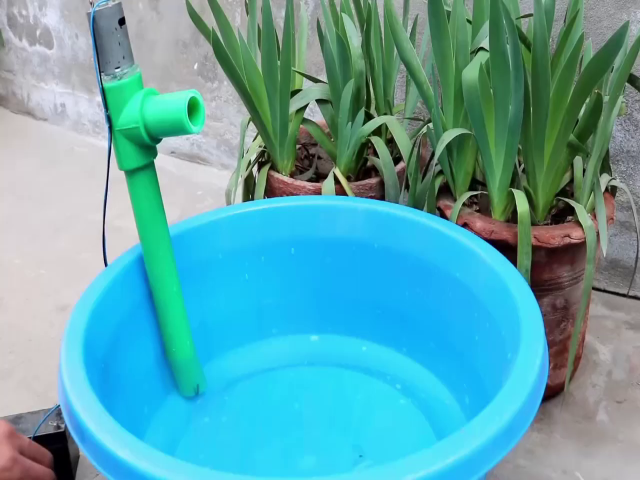
#> input picture bgimage.png, 640 x 480 px
$ python -i WaterClassifier.py   (imports and definitions only)
#> lines starting #> are read from the running program, lines starting #| are printed output that depends on the picture
import pickle
import numpy as np
import cv2


labels={0:'Fresh water',1:'Waste Water'}
sumval=[0,0]
# [2 lines not run here, left out]
# [1 line that did not run here, left out]
# [1 line that did not run here, left out]
def WaterType(frame,x=0,y=0,w=640,h=480):
    #x,y,w,h=cv2.selectROI(frame,False)
    frame=frame[y:y+h,x:x+w]
    imagec=cv2.cvtColor(frame,cv2.COLOR_BGR2RGB)
    imagehist = cv2.calcHist([imagec], [0, 1, 2], None, [8, 8, 8],[0, 256, 0, 256, 0, 256])
    imagehist = cv2.normalize(imagehist, imagehist).flatten()
    for i in FW:
        sumval[0]=sumval[0]+cv2.compareHist(imagehist, i, 0)
    for i in WW:
        sumval[1]=sumval[1]+cv2.compareHist(imagehist, i, 0)
    label_identified=sumval.index(max(sumval))
    return(labels[label_identified])
def FlowRateClassifier(frame,nm,x=0,y=0,w=640,h=480):
    subtraction=cv2.cvtColor(cv2.absdiff(frame[y:y+h,x:x+w],nm[y:y+h,x:x+w]),cv2.COLOR_BGR2GRAY)
    _,thresh11 = cv2.threshold(subtraction,20,255,cv2.THRESH_BINARY)
    #print(f"Pixel variation frame by frame: {cv2.countNonZero(thresh11)}sq pixels/s.")
    return(cv2.countNonZero(thresh11))

>>> import cv2
>>> picture = cv2.imread('bgimage.png', cv2.IMREAD_GRAYSCALE)
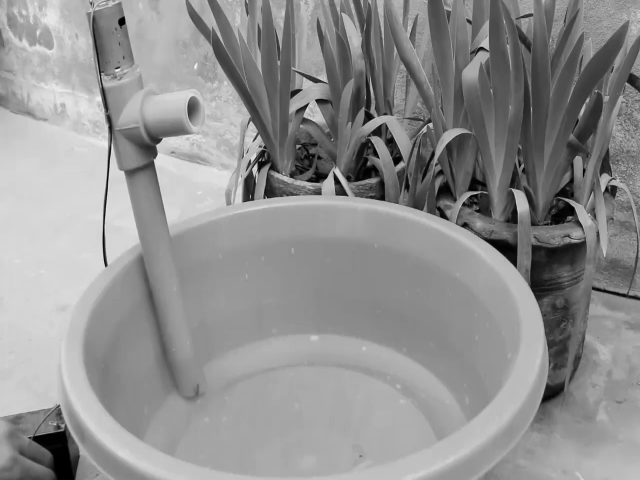
#> picture: shape (480, 640); min 0, max 247, mean 144.4
>>> result = WaterType(picture)
#> in WaterType, `imagehist = cv2.normalize(imagehist, imagehist).flatten()`: imagehist = 512 values, max 0.68 at index 292, min 0 at index 1, mean 0.00427
#> after the loop in WaterType, `for i in FW:`: sumval = [0, 0]
#> (the run stopped early here; a loop or call above may not have finished)

$ run again, on 1.jpg
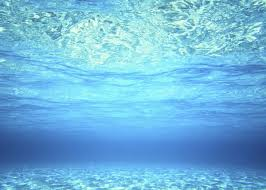
#> input picture 1.jpg, 266 x 190 px
#> `picture = cv2.imread('bgimage.png', cv2.IMREAD_GRAYSCALE)`:
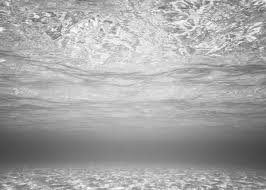
#> picture: shape (190, 266); min 67, max 255, mean 165.7
#> imagehist = 512 values, max 0.655 at index 365, min 0 at index 0, mean 0.00405
#> after the loop in WaterType, `for i in FW:`: sumval = [0, 0]

$ run again, on 13.jpg
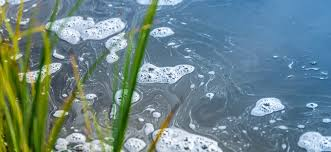
#> input picture 13.jpg, 331 x 152 px
#> `picture = cv2.imread('bgimage.png', cv2.IMREAD_GRAYSCALE)`:
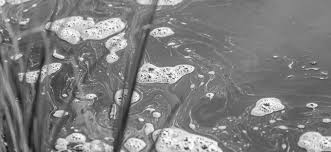
#> picture: shape (152, 331); min 21, max 255, mean 126.7
#> imagehist = 512 values, max 0.896 at index 219, min 0 at index 1, mean 0.00344
#> after the loop in WaterType, `for i in FW:`: sumval = [0, 0]

$ run again, on 14.jpg
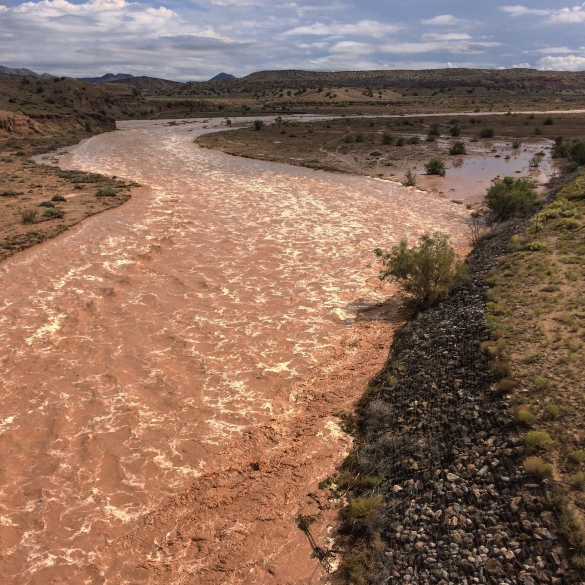
#> input picture 14.jpg, 1170 x 1170 px (shown at 1/2 size)
#> `picture = cv2.imread('bgimage.png', cv2.IMREAD_GRAYSCALE)`:
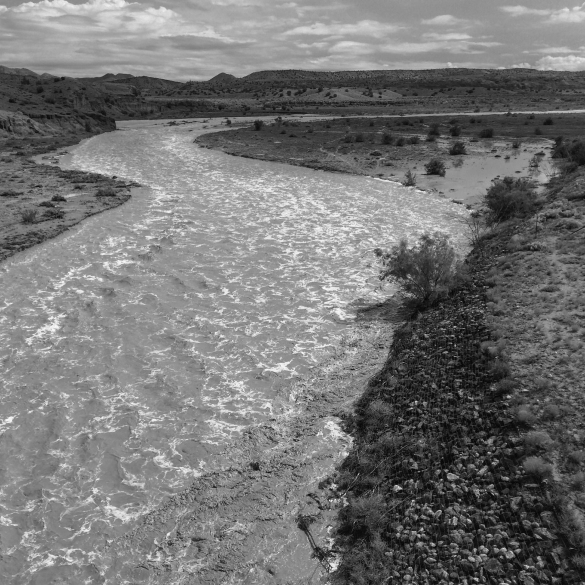
#> picture: shape (1170, 1170) (shown at 1/2 size); min 0, max 255, mean 116.9
#> in WaterType, `frame=frame[y:y+h,x:x+w]`:
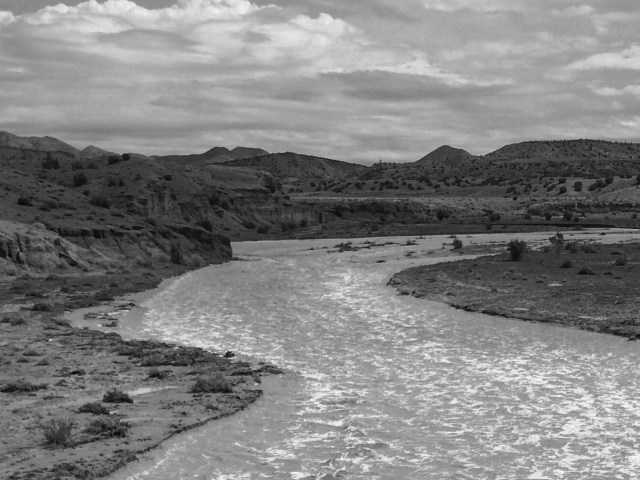
#> frame: shape (480, 640); min 3, max 253, mean 128.7
#> imagehist = 512 values, max 0.63 at index 292, min 0 at index 1, mean 0.00443
#> after the loop in WaterType, `for i in FW:`: sumval = [0, 0]
